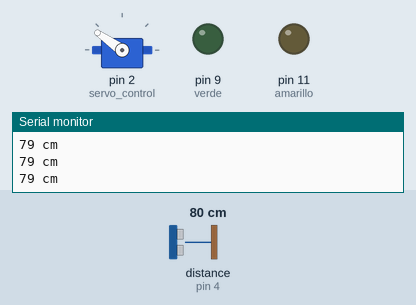
Simulated run of this sketch. Board: Arduino Uno, built with avr-gcc and run on an emulated ATmega328P. Parts: servo, output pins drawn as LEDs (lit = HIGH), the last lines printed to the serial monitor. Wiring (inferred from the names in the program): ultrasonic range finder: trigger pin 6; echo pin 4. The inputs (shaded band) are chosen by the test bench; at power-on: distance to the obstacle (sensor on pin 4) 80 cm. The echo pulse lasts 58.3 µs per cm; pins used as bus, display or sensor lines are not drawn.

Above: at 1.2 s.
1.3 s: distance to the obstacle (sensor on pin 4) set to 10 cm
4.3 s: distance to the obstacle (sensor on pin 4) set to 7 cm
At 4.46 s:
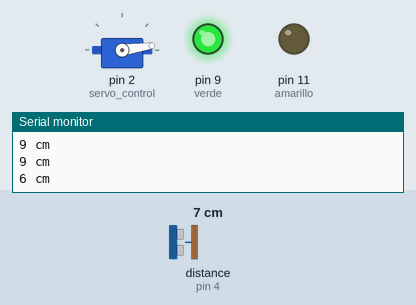
At 7.2 s:
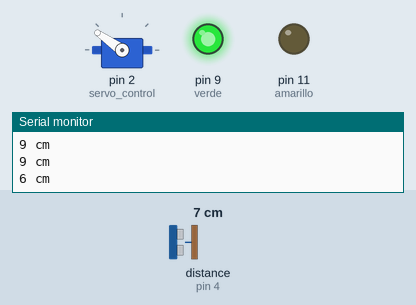
Timing chart, 0 to 13.3 s (numbered marks = the images above; inputs shaded):
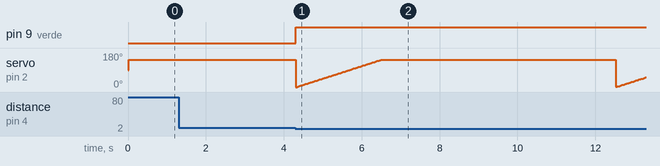

The sketch:

PREFINAL_base_all_working_v1.ino
```cpp
// Code copied from https://www.instructables.com/Controlling-a-Servo-With-an-Ultrasonic-Sensor-Usin/
// Include servo library. we can look up a for different libraries to control servo
#include <Servo.h>

int rojo = 13;
int amarillo = 11;
int verde = 9;
// PWN pin 1 is to control servo (yellow-orange)
int servo_control = 2;
Servo servo; // Declare the servo variable
int sound = 250; // from
// trigger SR04 PWN Pin 6
int triggerpin = 6;
// echo SR04 PWN Pin 4
int echopin = 4;
// here we declare pos as initial servo position for the angle in our case 145º
int pos = 0;
void setup() {
  Serial.begin (9600);
  pinMode(triggerpin, OUTPUT); // Set up trigger ping from ultrasonic sensor HC-SR04
  pinMode(echopin, INPUT);
  pinMode(rojo, OUTPUT);
  pinMode(amarillo, OUTPUT);
  pinMode(verde, OUTPUT);
  servo.attach(servo_control); // Attach to defined Pin connected to servo control cable
}
void loop() {
  // measure distance with HC-SR04 sensor
  long duration, distance;
  digitalWrite(triggerpin, LOW);
  delayMicroseconds(2);
  digitalWrite(triggerpin, HIGH);
  delayMicroseconds(10);
  digitalWrite(triggerpin, LOW);
  duration = pulseIn(echopin, HIGH);
  distance = (duration/2)/29.1;
  if (distance <8){
    Serial.print(distance);
    Serial.println(" cm");
    digitalWrite(verde, HIGH);
    //delay(1000);
    //servo.write(90);
    for (pos = 0; pos <= 145; pos += 1) {
      // In steps on 1 degree
      servo.write(pos);
      delay(15);
      }
    delay(6000); // To allow the car to pass the barrier with sufficient time
    digitalWrite(verde, LOW);
  }
  else if (distance < 80){
    Serial.print(distance);
    Serial.println(" cm");
    digitalWrite(rojo, HIGH);
    //servo.write(145); //moves too fast
    for (pos = 0; pos >= 145; pos += 1) {
      servo.write(pos);
      delay(15);
    }
    //delay(2000);
    digitalWrite(rojo, LOW);
  }
  else{
    Serial.println("The distance is more than 80cm.");
    digitalWrite(rojo, HIGH);
    servo.write(145); //moves too fast
    //delay(2000);
    digitalWrite(rojo, LOW);
  }
  //delay(1000);
  // EXTRA CODE
  /*
  digitalWrite(amarillo, HIGH);
  delay(500);
  digitalWrite(amarillo, LOW);
  delay(500);
  */
  }
```

Measured:
- the behaviour switches between 9 and 8 cm on distance to the obstacle (sensor on pin 4) (found by bisection; images 0 and 1)
- after the input at 4.3 s, pin 9 (verde): LOW → HIGH at once; servo on pin 2 (servo_control): ramps from 0° to 145° and jumps back, once every 8.2 s
